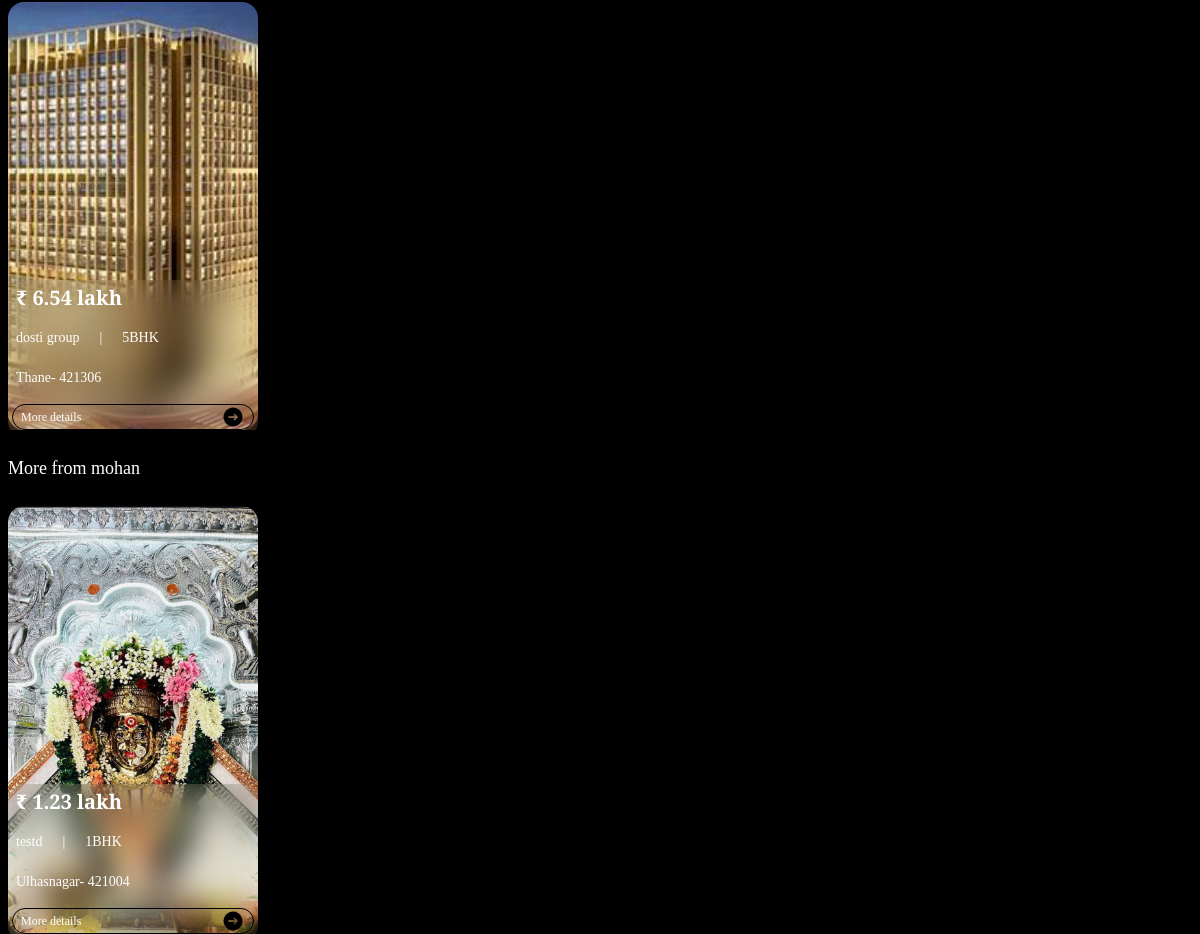
Before: /prop_view/6 (middle part) with the older database file.
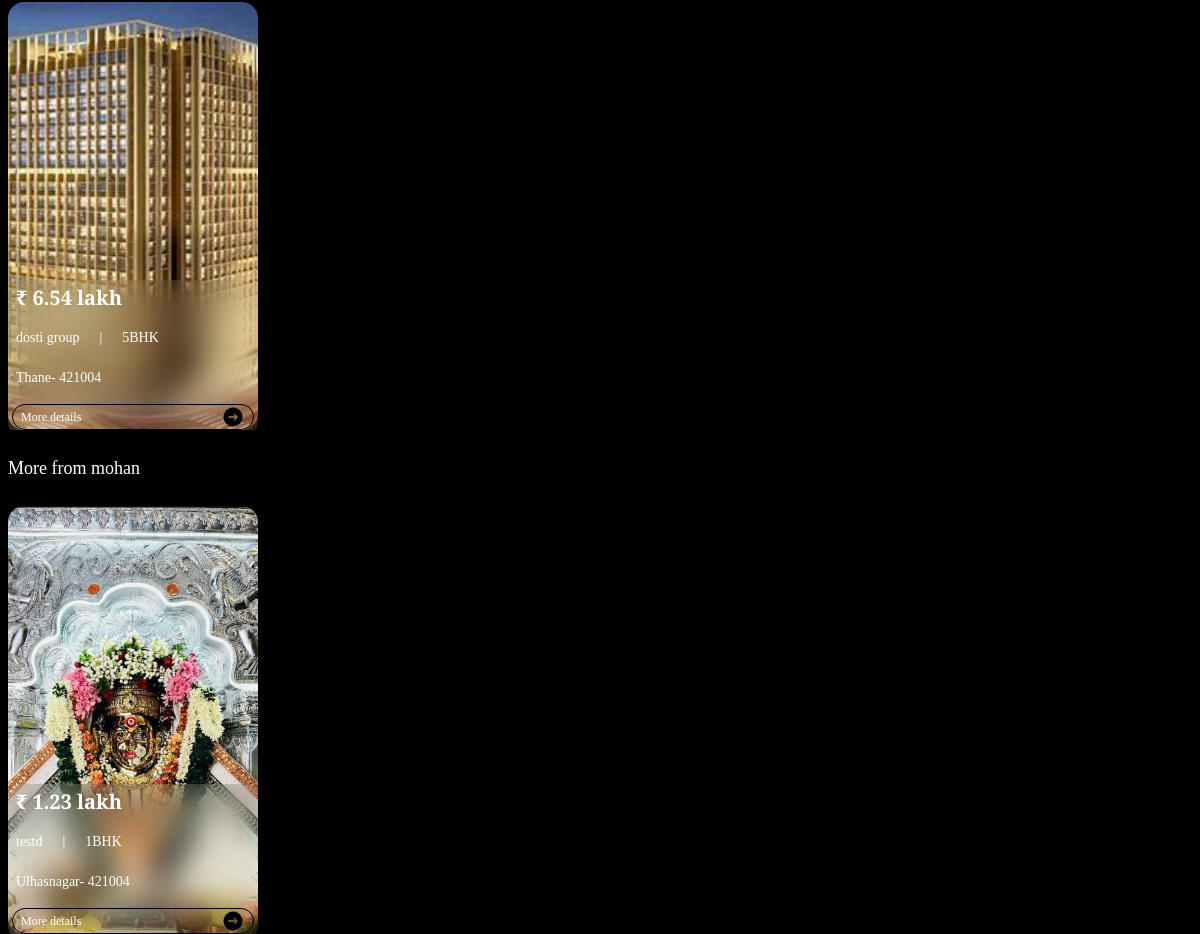
After: the same page with the newer database file.
### main/models.py (models this page shows, shortened)
class Property(models.Model):
    PROPERTY_TYPES = [
        ('house', 'House'),
        ('apartment', 'Apartment'),
        ('villa', 'Villa'),
        ('land', 'Land'),
    ]
    PROPERTY_STATUS = [
        ('readytomove', 'Ready To Move'),
        ('underconstrution', 'Under Construction'),
    ]
    main_img = models.ImageField(upload_to="media/images", default="")
    title = models.CharField(max_length=200)
    description = models.TextField()
    address = models.CharField(max_length=255)
    city = models.CharField(max_length=100)
    state = models.CharField(max_length=100)
    zip_code = models.CharField(max_length=20)
    property_type = models.CharField(max_length=50, choices=PROPERTY_TYPES)
    property_status = models.CharField(max_length=50, choices=PROPERTY_STATUS, null=True)
    price = models.DecimalField(max_digits=10, decimal_places=2)
    bedrooms = models.IntegerField()
    bathrooms = models.IntegerField()
    square_feet = models.IntegerField()
    map_url = models.TextField(null=True)
    video = models.TextField(null=True)
    lot_size = models.DecimalField(max_digits=7, decimal_places=2, blank=True, null=True)
    year_built = models.IntegerField(blank=True, null=True)
    is_published = models.BooleanField(default=True)
    list_date = models.DateTimeField(auto_now_add=True)
    devloper = models.TextField(max_length=300, null=True)
    price2 = models.CharField(max_length=255, editable=False,default='NONE')  # Field for storing the price in words
    amenities = models.ManyToManyField(Amenity, related_name="properties", blank=True)

### main/views.py (the view)
# urls.py: path('prop_view/<int:pid>', views.prop_view, name='prop_view'),
def prop_view(request,pid):
   property = Property.objects.get(id=pid)
   t_photos=Photo.objects.filter(property=pid)
   photos=Photo.objects.filter(property=pid)[:4]
   total=len(t_photos)
   amenities=property.amenities.all()
   total=total-3
   similar_price_property = Property.objects.annotate(
        price_difference=ExpressionWrapper(
            Abs(F('price') - property.price), output_field=FloatField()
        )
    ).exclude(id=property.id).order_by('price_difference').first()
   similar_price_city_property = Property.objects.filter(city=property.city).annotate(
        price_difference=ExpressionWrapper(
            Abs(F('price') - property.price), output_field=FloatField()
        )
    ).exclude(id=property.id).order_by('price_difference').first()
   similar_price_developer_property = Property.objects.filter(devloper=property.devloper).annotate(
        price_difference=ExpressionWrapper(
            Abs(F('price') - property.price), output_field=FloatField()
        )
    ).exclude(id=property.id).order_by('price_difference').first()
   similar_size_property = Property.objects.filter(bedrooms=property.bedrooms).annotate(
        price_difference=ExpressionWrapper(
            Abs(F('price') - property.price), output_field=FloatField()
        )
    ).exclude(id=property.id).order_by('price_difference').first()
   return render(request, 'prop_view.html', {'prop': property,'photos':photos,'remaining':total,"sp":similar_price_property,"sc":similar_price_city_property,'sd':similar_price_developer_property,'ss':similar_size_property,'amenities':amenities})

### main/templates/prop_view.html (shortened to what the changed rows need)
<!DOCTYPE html>
<html lang="en">
<head>
    {% load static tailwind_tags %}
    {%load static%}
    {% tailwind_css %}
</head>
<body class="bg-black mx-2">
    <div class="block">
        <div class="property-details mt-6 lg:mt-1 text-white ">
            <div class=" space-y-6" style="font-family: Cinzel;">
                <div class="flex space-x-2 lg:space-x-4 overflow-x-scroll ">
                    <a href="prop_view/{{sc.id}}">
                        <div class="sc w-[180px] h-[310px] lg:w-[250px] lg:h-[428px] flex flex-col relative group">
                            <div class="display h-full w-full overflow-hidden rounded-2xl">
                                <img src="/media/{{ sc.main_img }}" alt="Beautiful Family Home"
                                    class="object-cover object-center w-full h-full group-hover:scale-110 duration-500">
                            </div>
                            <div
                                class="description h-[43%] lg:h-[37%] lg:mt-[111%] w-full space-y-2 px-2 py-1 mt-[100%] absolute backdrop-blur-lg rounded-2xl lg:space-y-4 text-sm">
                                <h2 class="font-semibold !text-xl price">
                                    ₹ {{ sc.price2 }}
                                </h2>
                                <div class="flex gap-x-5 h-6 overflow-hidden text-white">
                                    <p>{{ sc.title }}</p>
                                    <p>|</p>
                                    <p>{{ sc.bedrooms }}BHK</p>
                                </div>
                                <p class="text-white">{{ sc.city }}- {{ sc.zip_code }}</p>
                                <div
                                    class="flex justify-between items-center rounded-full border border-black px-2 -mx-1">
                                    <span class="text-xs">
                                    </span>
                                    <span class="group-hover:rotate-[360deg] duration-500">
                                    </span>
                                </div>
                            </div>
                        </div>
                    </a>
                </div>
                <h1 class="text-lg text-white">More from {{prop.devloper}}</h1>
                <div class="flex space-x-2 lg:space-x-4 overflow-x-scroll  ">
                    <a href="prop_view/{{sd.id}}">
                        <div class="sd w-[180px] h-[310px] lg:w-[250px] lg:h-[428px] flex flex-col relative group">
                            <div
                                class="description h-[43%] lg:h-[37%] lg:mt-[111%] w-full space-y-2 px-2 py-1 mt-[100%] absolute backdrop-blur-lg rounded-2xl lg:space-y-4 text-sm">
                                <h2 class="font-semibold !text-xl price">
                                    ₹ {{ sd.price2 }}
                                </h2>
                            </div>
                        </div>
                    </a>
                </div>
            </div>
        </div>
    </div>
</body>
</html>

Changed rows visible on the page:
changed Property "6.54 lakh": zip_code "421306" → "421004"
